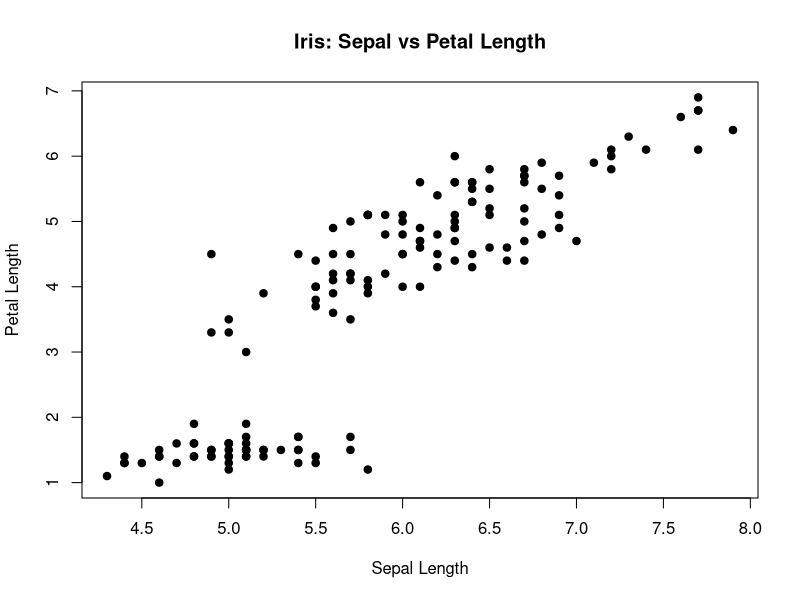

Write R code to recreate this figure.
# Iris Dataset Analysis
data(iris)

print(head(iris))
print(summary(iris))

plot(
  iris$Sepal.Length,
  iris$Petal.Length,
  main="Iris: Sepal vs Petal Length",
  xlab="Sepal Length",
  ylab="Petal Length",
  pch=19
)
